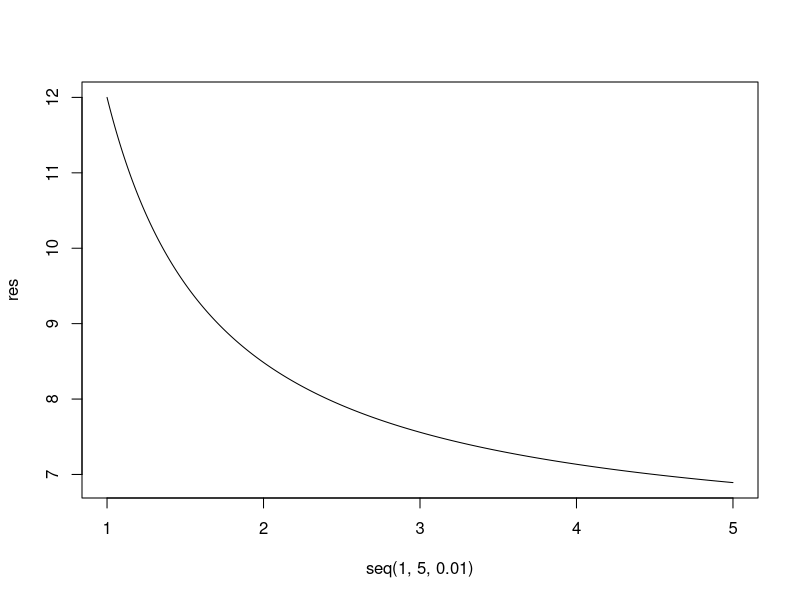

Recreate this plot in R.
## ---- chunk 1
library("magrittr")
library("kableExtra")
## ---- chunk 2
#euclidian distance
data.frame(x=c(0,0),y=c(6,6)) %>%
  t() %>%
  dist(method="euclidean",diag = TRUE, upper = TRUE) %>%
  as.matrix() %>%
  kable(caption="Distance euclidienne")
## ---- chunk 3
#Manhattan distance
data.frame(x=c(0,0),y=c(6,6)) %>%
  t() %>%
  dist(method="manhattan",diag = TRUE, upper = TRUE) %>%
  as.matrix() %>%
  kable(caption="Distance manhattan")
## ---- chunk 4
#Canberra distance
data.frame(x=c(0,0),y=c(6,6)) %>%
  t() %>%
  dist(method="canberra",diag = TRUE, upper = TRUE) %>%
  as.matrix() %>%
  kable(caption="Distance canberra")
## ---- chunk 5
#Minkowski distance
minkowski = data.frame(x=c(0,0),y=c(6,6)) %>%
              t() %>%
              dist(method="minkowski",diag = TRUE, upper = TRUE) %>%
              as.matrix() %>%
              kable(caption="Distance Minkowski")
minkowski
## ---- chunk 6
minkowskiFct <- function(p) {
  res <- as.matrix(data.frame(x=c(0,0),y=c(6,6))) %>%
    t() %>%
    dist(method="minkowski",p=p,diag = TRUE, upper=TRUE)
  res <- as.matrix(res)[1,2]
  return(res)
}

res=c()
for(p in seq(1,5,0.01)){
  res = c(res,minkowskiFct(p))
}
plot(seq(1,5,0.01),res,type="l")

## ---- chunk 7
